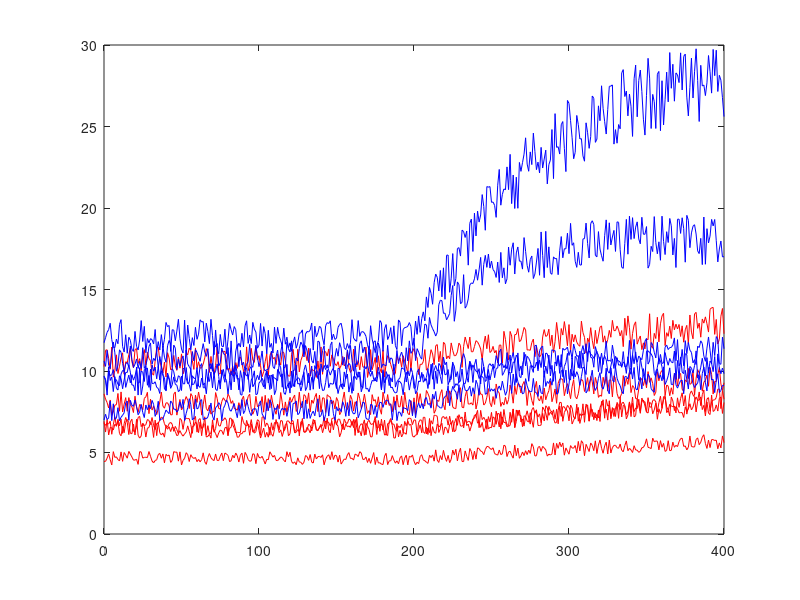

MATLAB code for this plot: (Note: this script raises an error after producing the figure.)
clear all; close all; clc
test_iter = 10;
time = (0:400)';
num_patients = 200;
%healthy baseline and std
Ch0 = 8; %ng/mL
std_h = 1.5; %ng/mL
Ch0_rnd = std_h.*randn(num_patients,1) + Ch0;
max_k_gr_non = 1/18/30;
min_k_gr_non = 0;
max_k_decay_non = 1/5/30;
min_k_decay_non = 1/24/30;
k_gr_non_rnd = (max_k_gr_non - min_k_gr_non).*rand(num_patients,1) + min_k_gr_non;%mean([0 1/18/30]);
k_decay_non_rnd = (max_k_decay_non - min_k_decay_non).*rand(num_patients,1) + min_k_decay_non;%mean([1/(24*30) 1/150]);

m_k_gr_non_rnd = mean(k_gr_non_rnd);
sd_k_gr_non_rnd = std(k_gr_non_rnd);

m_k_decay_non_rnd = mean(k_decay_non_rnd);
sd_k_decay_non_rnd = std(k_decay_non_rnd);

%unhealthy baseline and std
Ca0 = 8; %ng/mL
std_a = 1.5; %ng/mL
Ca0_rnd = std_a.*randn(num_patients,1) + Ca0;
max_k_gr_agg = 1/2/30;
min_k_gr_agg = 1/18/30;
max_k_decay_agg = 1/30;
min_k_decay_agg = 1/5/30;
k_gr_agg_rnd = (max_k_gr_agg - min_k_gr_agg).*rand(num_patients,1) + min_k_gr_agg;%linspace(1/18/30,1/2/30,50); %day-1
k_decay_agg_rnd = (max_k_decay_agg - min_k_decay_agg).*rand(num_patients,1) + min_k_decay_agg;%linspace(1/150,1/30,50); %day-1

m_k_gr_agg_rnd = mean(k_gr_agg_rnd);
sd_k_gr_agg_rnd = std(k_gr_agg_rnd);

m_k_decay_agg_rnd = mean(k_decay_agg_rnd);
sd_k_decay_agg_rnd = std(k_decay_agg_rnd);


noise_i = 0:5:90;

C_healthy = zeros(numel(time),num_patients);
C_unhealthy = zeros(numel(time),num_patients);
t_onset = 200;

for j = 1:num_patients
    for i = 1:numel(time)
        if i < t_onset
            C_healthy(i,j) = Ch0_rnd(j);
            C_unhealthy(i,j) = Ca0_rnd(j);
        else
            C_healthy(i,j) = Ch0_rnd(j)*exp((k_gr_non_rnd(j)/k_decay_non_rnd(j))*(1-exp(-k_decay_non_rnd(j)*time(i-(t_onset-1)))));
            C_unhealthy(i,j) = Ca0_rnd(j)*exp((k_gr_agg_rnd(j)/k_decay_agg_rnd(j))*(1-exp(-k_decay_agg_rnd(j)*time(i-(t_onset-1)))));
        end
    end
end

C_healthy_noise1 = zeros(numel(time),num_patients,numel(noise_i));
C_unhealthy_noise1 = zeros(numel(time),num_patients,numel(noise_i));

for n = 1:numel(noise_i)
    for k = 1:num_patients
        
        C_healthy_noise1(:,k,n) = C_healthy(:,k)+noise_i(n)*rand(1,numel(C_healthy(:,k)))'.*C_healthy(:,k)/100;
        C_unhealthy_noise1(:,k,n) = C_unhealthy(:,k)+noise_i(n)*rand(1,numel(C_unhealthy(:,k)))'.*C_unhealthy(:,k)/100;
        
    end
end
figure;plot(time,squeeze(C_healthy_noise1(:,1:5,5)),'r-',time,squeeze(C_unhealthy_noise1(:,1:5,5)),'b-'); 
% KNN
% model 1
p = 0.9;      % proportion of rows to select for training
N = num_patients;  % total number of rows
tf_healthy = false(N,numel(noise_i),test_iter);    % create logical index vector
tf_healthy(1:round(p*N),:,:) = true;


for n = 1:numel(noise_i)
    for l = 1:test_iter
        tf_healthy2(:,n,l) = tf_healthy(randperm(N),n,l);   % randomise order
        C_healthy_noise1_train(:,:,n,l) = C_healthy_noise1(:,squeeze(tf_healthy2(:,n,l)),n);
        C_healthy_noise1_test(:,:,n,l) = C_healthy_noise1(:,squeeze(~tf_healthy2(:,n,l)),n);
        % for now using the same index of random selection for healthy and
        % unhealthy
        C_unhealthy_noise1_train(:,:,n,l) = C_unhealthy_noise1(:,squeeze(tf_healthy2(:,n,l)),n);
        C_unhealthy_noise1_test(:,:,n,l) = C_unhealthy_noise1(:,squeeze(~tf_healthy2(:,n,l)),n);
        
        train_data(:,:,n,l) = [C_healthy_noise1_train(:,:,n,l),C_unhealthy_noise1_train(:,:,n,l)];
        test_data(:,:,n,l) = [C_healthy_noise1_test(:,:,n,l),C_unhealthy_noise1_test(:,:,n,l)];
        train_labels(:,n,l) = [ones(1,p*N),zeros(1,p*N)];
        test_true_labels(:,n,l) = [ones(1,round((1-p)*N)),zeros(1,round((1-p)*N))];
        
        [predicted_labels(:,n,l),nn_index,accuracy] = KNN_(3,train_data(:,:,n,l)',train_labels(:,n,l)',test_data(:,:,n,l)');
        [cm(:,:,n,l),gn(:,:,n,l)] = confusionmat(test_true_labels(:,n,l)',predicted_labels(:,n,l));
        % precision, recall and f1Scores
        precision(:,n,l) = diag(cm(:,:,n,l))./sum(cm(:,:,n,l),2);
        recall(:,n,l) = diag(cm(:,:,n,l))./sum(cm(:,:,n,l),1)';
        f1Scores(:,n,l) = 2*(precision(:,n,l).*recall(:,n,l))./(precision(:,n,l)+recall(:,n,l));
    end
    meanF1(n) = mean(mean(f1Scores(:,n,:)));
end




figure;
h = plot(noise_i, squeeze(meanF1),'*','MarkerSize',12);
title('Noise');
xlabel('Noise (%)'); ylabel('f1 score');
set(gca,'box','off','TickDir','out',...
    'FontSize',24,'FontName','Helvetica','LineWidth', 3);
set(h,'linestyle','none');